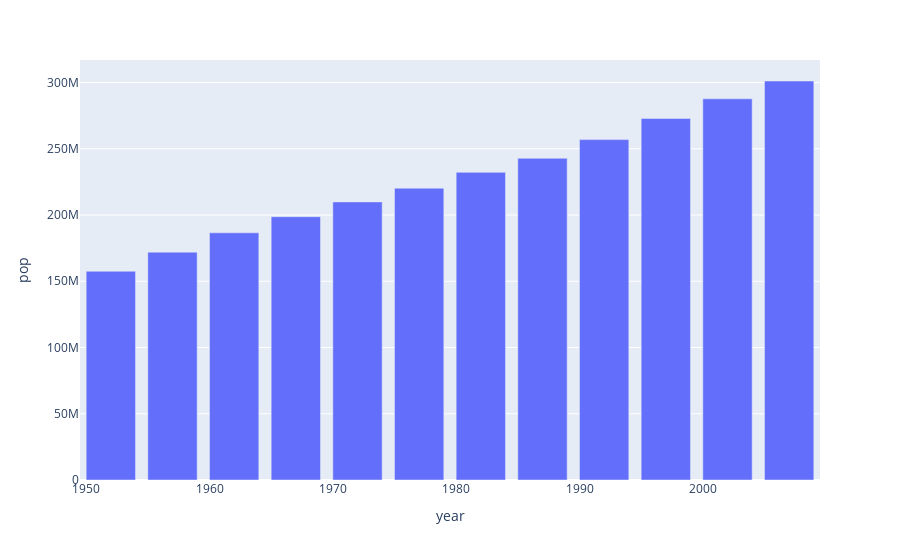

This figure's notebook cell:
### Markdown cell above
## Bar Charts

### Code cell
# evolution of US population throughout the years
df_us = px.data.gapminder().query("country == 'United States'")
px.bar(df_us, x='year', y='pop')

### Figure 1 — Plotly figure (JSON) as saved in the notebook; plotly's stock layout.template omitted (floating-point values rounded to 4 significant figures)
{"data": [{"alignmentgroup": "True", "hovertemplate": "year=%{x}<br>pop=%{y}<extra></extra>", "legendgroup": "", "marker": {"color": "#636efa"}, "name": "", "offsetgroup": "", "orientation": "v", "showlegend": false, "textposition": "auto", "type": "bar", "x": [1952, 1957, 1962, 1967, 1972, 1977, 1982, 1987, 1992, 1997, 2002, 2007], "xaxis": "x", "y": [157553000, 171984000, 186538000, 198712000, 209896000, 220239000, 232187835, 242803533, 256894189, 272911760, 287675526, 301139947], "yaxis": "y"}], "layout": {"barmode": "relative", "legend": {"tracegroupgap": 0}, "margin": {"t": 60}, "xaxis": {"anchor": "y", "domain": [0, 1], "title": {"text": "year"}}, "yaxis": {"anchor": "x", "domain": [0, 1], "title": {"text": "pop"}}}}
